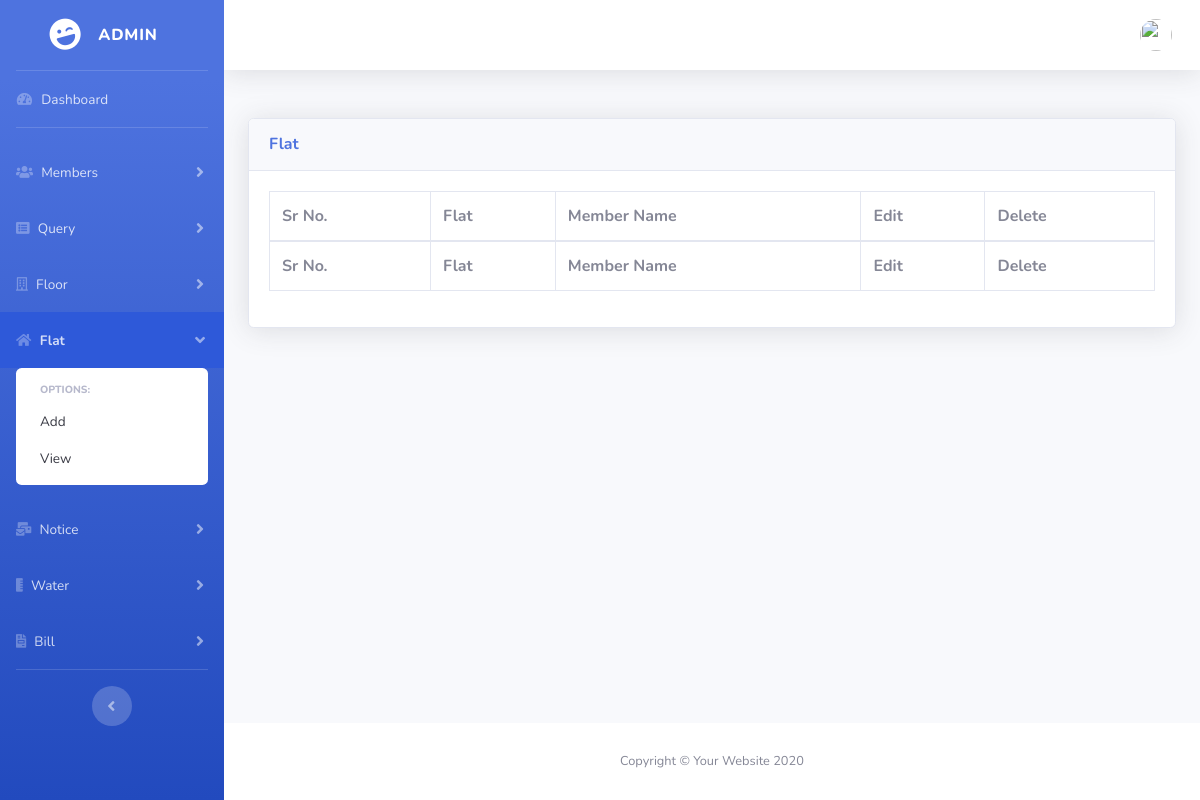
Page /admin/flat.php (signed in) on the earlier database version.
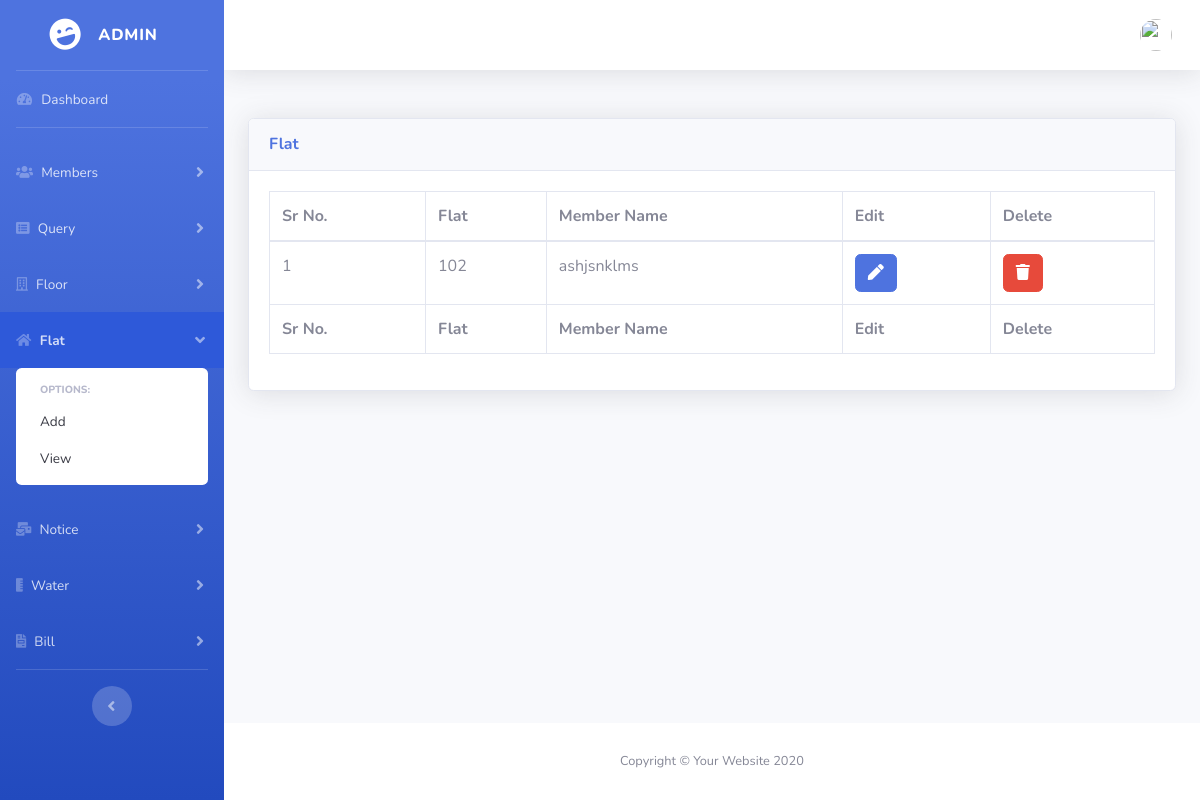
Same page on the later database version.
### tables this page shows
CREATE TABLE `flat` (
  `id` int(11) NOT NULL,
  `flat_id` int(11) NOT NULL,
  `member_name` varchar(255) NOT NULL,
  `created_at` datetime NOT NULL,
  `updated_at` datetime NOT NULL
);

CREATE TABLE `building` (
  `id` int(11) NOT NULL,
  `floor_no` int(11) NOT NULL,
  `flat_no` int(11) NOT NULL,
  `created_at` datetime NOT NULL,
  `updated_at` datetime NOT NULL
);

### admin/classes/Database.php (called while the page is built, shortened)
<?php
    class Database{
        private $host;
        private $username;
        private $password;
        private $database;
        private $connection;
        public function __construct(){
            $this->host = "localhost";
            $this->username = "root";
            $this->password = "";
            $this->database = "societymanagement";
        }
        public function connectDB(){
            $this->connection = new mysqli($this->host, $this->username, $this->password);
            $db_selected = $this->connection->select_db($this->database);
        }
        public function getConnection(){
            return $this->connection;
        }
    }
    $database = new Database();
?>

### admin/classes/Session.php (called while the page is built, shortened)
<?php
class Session {
    public static function isSessionStart(){
        if(isset($_SESSION['login'])){
            return true;
        } else{
            return false;
        }
    }
}

### admin/classes/Flat.php (called while the page is built, shortened)
<?php
    include_once("Database.php");
    include_once("Session.php");
    class Flat{
        private $connection;
        public function __construct(){
            global $database;
            $this->connection = $database->getConnection();
        }
        public function getDetails(){
            $result_set = $this->connection->query("SELECT flat.member_name, flat.id, building.flat_no FROM flat JOIN building
            ON flat.flat_id = building.id");
            return $result_set;
        }
    }
?>

### admin/includes/flat/view-flat.php (the view, shortened to what this page needs)
<?php
    $flat = new Flat();
?>
<div class="card shadow mb-4">
    <div class="card-header py-3">
        <h6 class="m-0 font-weight-bold text-primary">Flat</h6> </div>
    <div class="card-body">
        <div class="table-responsive">
            <table class="table table-bordered" id="dataTable" width="100%" cellspacing="0">
                <thead>
                    <tr>
                        <th>Sr No.</th>
                        <th>Flat</th>
                        <th>Member Name</th>
                        <?php
                            if($user_role == 'admin'){
                        ?>
                        <th>Edit</th>
                        <th>Delete</th>
                        <?php
                            }
                        ?>
                    </tr>
                </thead>
                <tfoot>
                    <tr>
                        <th>Sr No.</th>
                        <th>Flat</th>
                        <th>Member Name</th>
                        <?php
                            if($user_role == 'admin'){
                        ?>
                        <th>Edit</th>
                        <th>Delete</th>
                        <?php
                            }
                        ?>
                    </tr>
                </tfoot>
                 <tbody>
                  <?php
                        $id = 0;
                        $allFlats = $flat->getDetails();
                        while($row = mysqli_fetch_assoc($allFlats)){
                            $id = $id+1;
                            $flat_id = $row['id'];
                            $flat_no = $row['flat_no'];
                            $member_name = $row['member_name'];
                            echo "<tr>";
                            echo "<td>$id</td>";
                            echo "<td>$flat_no</td>";
                            echo "<td>$member_name</td>";
                            if($user_role == 'admin'){
                                echo "<td><a href='flat.php?source=edit_flat&flat_id=$flat_id' class='btn btn-primary'><span class='fa fa-pen'></span></a></td> ";
                                echo "<td><button type='button' class='btn btn-danger delete-flat' data-flat-id='$flat_id'> <span class='fa fa-trash'></span></button></td>";
                            }
                            echo "</tr>";
                        }
                    ?>
                </tbody>
            </table>
        </div>
    </div>
</div>

Differences in the rows shown:
added flat: building.flat_no "102", member_name "ashjsnklms"
